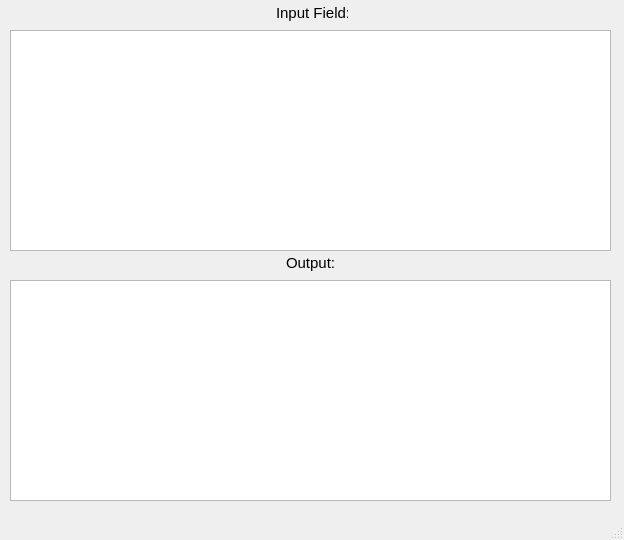
<?xml version="1.0" encoding="UTF-8"?>
<ui version="4.0">
 <class>MainWindow</class>
 <widget class="QMainWindow" name="MainWindow">
  <property name="geometry">
   <rect>
    <x>0</x>
    <y>0</y>
    <width>624</width>
    <height>540</height>
   </rect>
  </property>
  <property name="windowTitle">
   <string>MainWindow</string>
  </property>
  <widget class="QWidget" name="centralwidget">
   <widget class="QTextEdit" name="textEdit">
    <property name="geometry">
     <rect>
      <x>10</x>
      <y>30</y>
      <width>601</width>
      <height>221</height>
     </rect>
    </property>
   </widget>
   <widget class="QTextBrowser" name="textBrowser">
    <property name="geometry">
     <rect>
      <x>10</x>
      <y>280</y>
      <width>601</width>
      <height>221</height>
     </rect>
    </property>
   </widget>
   <widget class="QLabel" name="label">
    <property name="geometry">
     <rect>
      <x>276</x>
      <y>5</y>
      <width>72</width>
      <height>16</height>
     </rect>
    </property>
    <property name="font">
     <font>
      <pointsize>11</pointsize>
     </font>
    </property>
    <property name="text">
     <string>Input Field:</string>
    </property>
   </widget>
   <widget class="QLabel" name="label_2">
    <property name="geometry">
     <rect>
      <x>286</x>
      <y>255</y>
      <width>52</width>
      <height>16</height>
     </rect>
    </property>
    <property name="font">
     <font>
      <pointsize>11</pointsize>
     </font>
    </property>
    <property name="text">
     <string>Output:</string>
    </property>
   </widget>
  </widget>
  <widget class="QMenuBar" name="menubar">
   <property name="geometry">
    <rect>
     <x>0</x>
     <y>0</y>
     <width>624</width>
     <height>20</height>
    </rect>
   </property>
  </widget>
  <widget class="QStatusBar" name="statusbar"/>
 </widget>
 <resources/>
 <connections/>
</ui>
